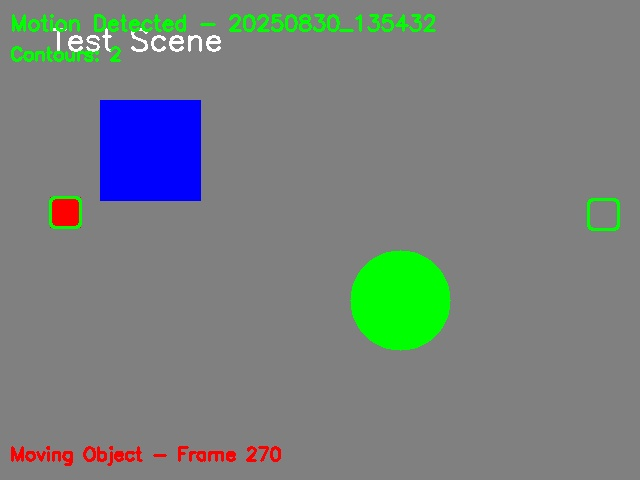
#> input picture motion_captures_20250830_135402/motion_20250830_135432.jpg, 640 x 480 px
$ python -i motion_detector.py   (imports and definitions only)
#> lines starting #> are read from the running program, lines starting #| are printed output that depends on the picture
"""
Motion detection utility for ASECAM camera system.
Detects movement in camera frames and saves pictures with configurable cooldown.
"""

import cv2
import numpy as np
import os
import time
from datetime import datetime
from typing import Tuple, Optional, List
import logging

# Configure logging
# [1 line not run here, left out]
logger = logging.getLogger(__name__)


class MotionDetector:
    """
    Motion detection class that monitors camera frames for movement
    and saves pictures when motion is detected.
    """

    def __init__(self,
                 save_directory: str = "motion_captures",
                 cooldown_seconds: float = 10.0,
                 motion_threshold: float = 25.0,
                 min_area: int = 500,
                 blur_kernel_size: int = 21):
        """
        Initialize the motion detector.

        Args:
            save_directory: Directory to save motion capture images
            cooldown_seconds: Time between captures (seconds)
            motion_threshold: Sensitivity threshold for motion detection
            min_area: Minimum area of motion to trigger capture
            blur_kernel_size: Kernel size for Gaussian blur (must be odd)
        """
        self.save_directory = save_directory
        self.cooldown_seconds = cooldown_seconds
        self.motion_threshold = motion_threshold
        self.min_area = min_area
        self.blur_kernel_size = blur_kernel_size if blur_kernel_size % 2 == 1 else blur_kernel_size + 1

        # State variables
        self.last_capture_time = 0.0
        self.frame_count = 0
        self.previous_frame = None

        # Create save directory if it doesn't exist
        os.makedirs(self.save_directory, exist_ok=True)

        # Initialize background subtractor for more advanced motion detection
        self.background_subtractor = cv2.createBackgroundSubtractorMOG2(
            history=100,
            varThreshold=16,
            detectShadows=False
        )

        logger.info(f"Motion detector initialized: cooldown={cooldown_seconds}s, threshold={motion_threshold}, min_area={min_area}")

    def detect_motion(self, frame: np.ndarray) -> Tuple[bool, Optional[np.ndarray], Optional[List]]:
        """
        Detect motion in the current frame.

        Args:
            frame: Current camera frame (BGR format)

        Returns:
            Tuple of (motion_detected, motion_mask, contours)
        """
        if frame is None:
            return False, None, None

        # Convert to grayscale for motion detection
        gray = cv2.cvtColor(frame, cv2.COLOR_BGR2GRAY)

        # Apply Gaussian blur to reduce noise
        blurred = cv2.GaussianBlur(gray, (self.blur_kernel_size, self.blur_kernel_size), 0)

        # Initialize previous frame if this is the first frame
        if self.previous_frame is None:
            self.previous_frame = blurred.copy()
            return False, None, None

        # Calculate absolute difference between current and previous frame
        frame_diff = cv2.absdiff(self.previous_frame, blurred)

        # Apply threshold to get binary image
        _, thresh = cv2.threshold(frame_diff, self.motion_threshold, 255, cv2.THRESH_BINARY)

        # Apply morphological operations to reduce noise
        kernel = cv2.getStructuringElement(cv2.MORPH_ELLIPSE, (3, 3))
        thresh = cv2.morphologyEx(thresh, cv2.MORPH_OPEN, kernel)
        thresh = cv2.morphologyEx(thresh, cv2.MORPH_CLOSE, kernel)

        # Find contours
        contours, _ = cv2.findContours(thresh, cv2.RETR_EXTERNAL, cv2.CHAIN_APPROX_SIMPLE)

        # Filter contours by area
        significant_contours = [cnt for cnt in contours if cv2.contourArea(cnt) > self.min_area]

        # Check if significant motion was detected
        motion_detected = len(significant_contours) > 0

        # Update previous frame
        self.previous_frame = blurred.copy()
        self.frame_count += 1

        return motion_detected, thresh, significant_contours

    # [172 lines left out: functions should_capture, save_motion_capture, get_cooldown_status, process_frame, get_stats, reset_cooldown and 2 more, not called in this run]

>>> import cv2
>>> picture = cv2.imread('motion_captures_20250830_135402/motion_20250830_135432.jpg')
#> picture is the input picture: shape (480, 640, 3); mean B, G, R 126.6, 128.3, 120.1
>>> result = MotionDetector().detect_motion(picture)
#> in detect_motion, `gray = cv2.cvtColor(frame, cv2.COLOR_BGR2GRAY)`:
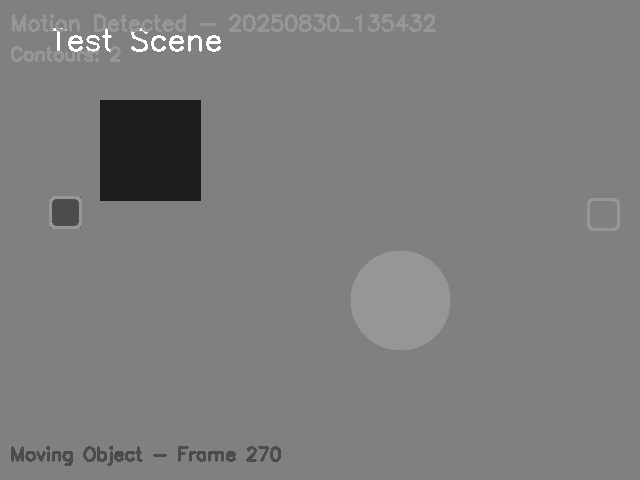
#> gray: shape (480, 640); min 27, max 255, mean 125.6
